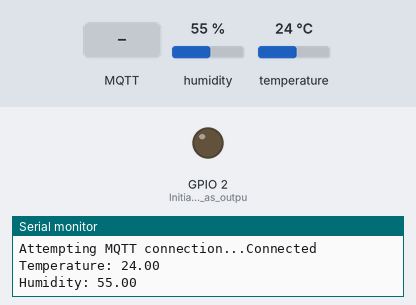
The sketch below on a simulated ESP32. Shown: output pins drawn as LEDs (lit = HIGH), the last lines printed to the serial monitor. The test bench sets the inputs (shaded band); at power-on: humidity 55 %, temperature 24 °C. WiFi joins after 1.5 s; servers stay silent unless stated; random numbers use the default seed unless the sketch sets one; no MQTT or app messages arrive unless stated.

Above: at 2.9 s.
3.0 s: MQTT message "0" arrives on the first subscribed topic
At 4.1 s:
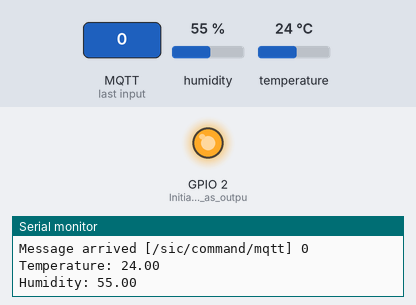
4.5 s: MQTT message "1" arrives on the first subscribed topic
At 5.3 s:
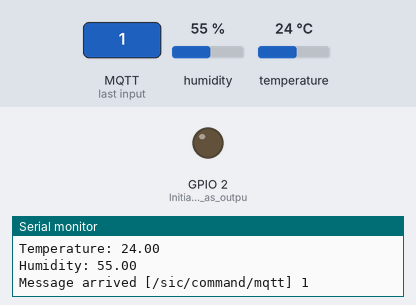
6.0 s: MQTT message "2" arrives on the first subscribed topic
At 6.4 s:
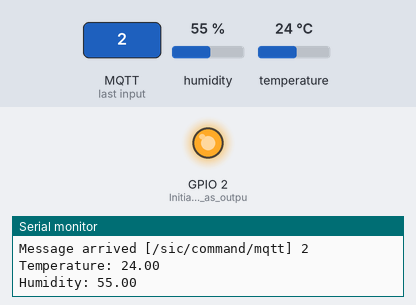
Timing chart, 0 to 9.0 s (numbered marks = the images above; inputs shaded):
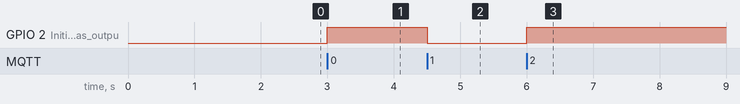

Measured:
- after the input at 3.0 s, GPIO 2 (Initialize_pin_2_as_outpu): LOW → HIGH at once
- after the input at 4.5 s, GPIO 2 (Initialize_pin_2_as_outpu): HIGH → LOW at once
- after the input at 6.0 s, GPIO 2 (Initialize_pin_2_as_outpu): LOW → HIGH at once

The sketch:

dht11.ino
```cpp
#include <WiFi.h>
#include <WiFiAP.h>
#include <WiFiClient.h>
#include <WiFiGeneric.h>
#include <WiFiMulti.h>
#include <WiFiSTA.h>
#include <WiFiScan.h>
#include <WiFiServer.h>
#include <WiFiType.h>
#include <WiFiUdp.h>
#include <PubSubClient.h>
#include "DHT.h"
#define DHT11PIN 4

// Create a DHT object with the specified pin and sensor type
DHT dht(DHT11PIN, DHT11);

// WiFi and MQTT settings
const char* ssid = "ALDI";
const char* password = "Tujuhsatu";
const char* mqtt_server = "test.mosquitto.org";
const int port = 1883;

WiFiClient espClient; // Create a WiFi client
PubSubClient client(espClient); // Create a PubSubClient using the WiFi client
unsigned long lastMsg = 0; // Store the last message time
float temp = 0; // Variable to store temperature
float hum = 0; // Variable to store humidity

// MQTT topics
const char* topic_temperature = "/sensor/data/temperature";
const char* topic_humidity = "/sensor/data/humidity";
const char* topic_command = "/sic/command/mqtt";

void setup_wifi() {
  // Function to connect to the WiFi network
  delay(200); // Delay for stability
  Serial.println();
  Serial.print("Connecting to ");
  Serial.println(ssid);

  WiFi.mode(WIFI_STA); // Set WiFi mode to station
  WiFi.begin(ssid, password); // Connect to the WiFi network

  // Wait until connected to the WiFi network
  while (WiFi.status() != WL_CONNECTED) {
    delay(500);
    Serial.print(".");
  }

  randomSeed(micros());

  Serial.println("");
  Serial.println("WiFi connected");
  Serial.println("IP address: ");
  Serial.println(WiFi.localIP()); // Print the local IP address
}

void callback(char* topic, byte* payload, unsigned int length) {
  // Function to handle incoming MQTT messages
  Serial.print("Message arrived [");
  Serial.print(topic);
  Serial.print("] ");
  for (int i = 0; i < length; i++) { // Print the message payload
    Serial.print((char)payload[i]);
  }
  Serial.println();

  // Control the LED based on the received message
  if ((char)payload[0] == '1') {
    digitalWrite(2, LOW);   // Turn the LED on (active low on the ESP-01)
  } else {
    digitalWrite(2, HIGH);  // Turn the LED off
  }
}

void reconnect() {
  // Function to reconnect to the MQTT broker
  while (!client.connected()) {
    Serial.print("Attempting MQTT connection...");
    // Create a random client ID
    String clientId = "ESP32Client-";
    clientId += String(random(0xffff), HEX);
    // Attempt to connect
    if (client.connect(clientId.c_str())) {
      Serial.println("Connected");
      // Once connected, publish an announcement...
      client.publish("/sic/mqtt", "Hello!"); // Publish a message to the broker
      // ... and resubscribe
      client.subscribe(topic_command); // Subscribe to the command topic
    } else {
      Serial.print("failed, rc=");
      Serial.print(client.state());
      Serial.println(" try again in 5 seconds");
      delay(5000); // Wait 5 seconds before retrying
    }
  }
}

void setup() {
  pinMode(2, OUTPUT); // Initialize pin 2 as output (for LED control)
  Serial.begin(115200); // Start serial communication
  setup_wifi(); // Connect to WiFi
  client.setServer(mqtt_server, port); // Connect to the MQTT broker
  client.setCallback(callback); // Set the callback function for incoming messages
  dht.begin(); // Initialize the DHT sensor
}

void loop() {
  if (!client.connected()) {
    reconnect(); // Reconnect to the MQTT broker if disconnected
  }
  client.loop(); // Process incoming messages

  unsigned long now = millis();
  if (now - lastMsg > 2000) { // Publish data every 2 seconds
    lastMsg = now;
    float humi = dht.readHumidity(); // Read humidity
    float temp = dht.readTemperature(); // Read temperature

    String temp_string = String(temp, 2); // Convert temperature to string
    client.publish(topic_temperature, temp_string.c_str()); // Publish temperature data

    String hum_string = String(humi, 1); // Convert humidity to string
    client.publish(topic_humidity, hum_string.c_str()); // Publish humidity data

    // Print temperature and humidity to the serial monitor
    Serial.print("Temperature: ");
    Serial.println(temp);
    Serial.print("Humidity: ");
    Serial.println(humi);
  }
}
```
